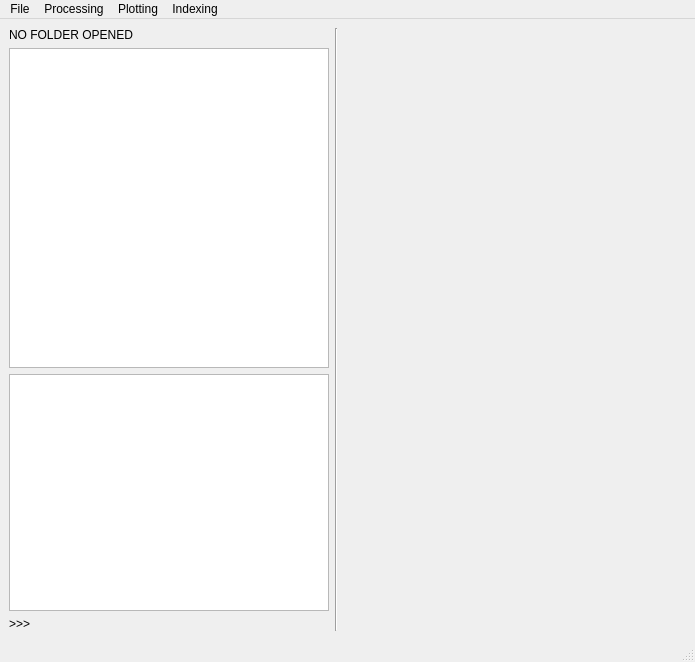
<?xml version="1.0" encoding="UTF-8"?>
<ui version="4.0">
 <class>MainWindow</class>
 <widget class="QMainWindow" name="MainWindow">
  <property name="geometry">
   <rect>
    <x>0</x>
    <y>0</y>
    <width>695</width>
    <height>662</height>
   </rect>
  </property>
  <property name="windowTitle">
   <string>EBSD-GUI</string>
  </property>
  <property name="layoutDirection">
   <enum>Qt::LeftToRight</enum>
  </property>
  <property name="autoFillBackground">
   <bool>false</bool>
  </property>
  <widget class="QWidget" name="centralwidget">
   <layout class="QGridLayout" name="gridLayout">
    <item row="0" column="0">
     <layout class="QVBoxLayout" name="verticalLayout" stretch="2">
      <item>
       <layout class="QHBoxLayout" name="topLayout" stretch="1,0,2">
        <item>
         <layout class="QVBoxLayout" name="systemViewerLayout" stretch="0,0,0,0">
          <item>
           <widget class="QLabel" name="folderLabel">
            <property name="sizePolicy">
             <sizepolicy hsizetype="MinimumExpanding" vsizetype="Preferred">
              <horstretch>0</horstretch>
              <verstretch>0</verstretch>
             </sizepolicy>
            </property>
            <property name="text">
             <string>NO FOLDER OPENED</string>
            </property>
           </widget>
          </item>
          <item>
           <widget class="QTreeView" name="systemViewer">
            <property name="sizePolicy">
             <sizepolicy hsizetype="Expanding" vsizetype="Expanding">
              <horstretch>0</horstretch>
              <verstretch>0</verstretch>
             </sizepolicy>
            </property>
            <property name="minimumSize">
             <size>
              <width>320</width>
              <height>320</height>
             </size>
            </property>
            <property name="mouseTracking">
             <bool>false</bool>
            </property>
            <property name="tabletTracking">
             <bool>true</bool>
            </property>
            <property name="styleSheet">
             <string notr="true"/>
            </property>
            <property name="editTriggers">
             <set>QAbstractItemView::AnyKeyPressed|QAbstractItemView::CurrentChanged|QAbstractItemView::DoubleClicked|QAbstractItemView::SelectedClicked</set>
            </property>
            <property name="tabKeyNavigation">
             <bool>true</bool>
            </property>
            <property name="dragEnabled">
             <bool>false</bool>
            </property>
            <property name="dragDropOverwriteMode">
             <bool>false</bool>
            </property>
            <property name="alternatingRowColors">
             <bool>false</bool>
            </property>
            <property name="animated">
             <bool>true</bool>
            </property>
            <attribute name="headerStretchLastSection">
             <bool>true</bool>
            </attribute>
           </widget>
          </item>
          <item>
           <widget class="QPlainTextEdit" name="consoleLog">
            <property name="sizePolicy">
             <sizepolicy hsizetype="MinimumExpanding" vsizetype="MinimumExpanding">
              <horstretch>0</horstretch>
              <verstretch>0</verstretch>
             </sizepolicy>
            </property>
           </widget>
          </item>
          <item>
           <layout class="QHBoxLayout" name="inputLayout">
            <item>
             <widget class="QLabel" name="consolePrompt">
              <property name="text">
               <string>&gt;&gt;&gt;</string>
              </property>
             </widget>
            </item>
           </layout>
          </item>
         </layout>
        </item>
        <item>
         <widget class="Line" name="line_2">
          <property name="orientation">
           <enum>Qt::Vertical</enum>
          </property>
         </widget>
        </item>
        <item>
         <widget class="MplWidget" name="MplWidget" native="true">
          <property name="sizePolicy">
           <sizepolicy hsizetype="Expanding" vsizetype="Expanding">
            <horstretch>0</horstretch>
            <verstretch>0</verstretch>
           </sizepolicy>
          </property>
          <property name="minimumSize">
           <size>
            <width>320</width>
            <height>320</height>
           </size>
          </property>
          <property name="styleSheet">
           <string notr="true">background-color: transparent</string>
          </property>
         </widget>
        </item>
       </layout>
      </item>
     </layout>
    </item>
   </layout>
  </widget>
  <widget class="QMenuBar" name="menubar">
   <property name="geometry">
    <rect>
     <x>0</x>
     <y>0</y>
     <width>695</width>
     <height>22</height>
    </rect>
   </property>
   <widget class="QMenu" name="menuFile">
    <property name="title">
     <string>File</string>
    </property>
    <addaction name="actionOpen_Workfolder"/>
   </widget>
   <widget class="QMenu" name="menuProcessing">
    <property name="title">
     <string>Processing</string>
    </property>
    <addaction name="actionProcessingMenu"/>
    <addaction name="actionROI"/>
    <addaction name="actionPattern_Center"/>
   </widget>
   <widget class="QMenu" name="menuPlot">
    <property name="title">
     <string>Plotting</string>
    </property>
    <addaction name="actionSignalNavigation"/>
   </widget>
   <widget class="QMenu" name="menuDictionary_indexing">
    <property name="title">
     <string>Indexing</string>
    </property>
    <addaction name="actionDictionary_indexing"/>
    <addaction name="actionHough_indexing"/>
   </widget>
   <addaction name="menuFile"/>
   <addaction name="menuProcessing"/>
   <addaction name="menuPlot"/>
   <addaction name="menuDictionary_indexing"/>
  </widget>
  <widget class="QStatusBar" name="statusbar"/>
  <action name="actionOpen_Workfolder">
   <property name="text">
    <string>Open Workfolder...</string>
   </property>
   <property name="statusTip">
    <string comment="LOL">Select a folder containing patterns</string>
   </property>
  </action>
  <action name="actionProcessingMenu">
   <property name="text">
    <string>N/S improvement</string>
   </property>
   <property name="statusTip">
    <string>Perform processing on a pattern</string>
   </property>
  </action>
  <action name="actionSignalNavigation">
   <property name="text">
    <string>Signal navigation</string>
   </property>
  </action>
  <action name="actionDictionary_indexing">
   <property name="text">
    <string>Dictionary indexing</string>
   </property>
  </action>
  <action name="actionPattern_Center">
   <property name="text">
    <string>Pattern center</string>
   </property>
  </action>
  <action name="actionROI">
   <property name="text">
    <string>ROI</string>
   </property>
  </action>
  <action name="actionHough_indexing">
   <property name="text">
    <string>Hough indexing</string>
   </property>
  </action>
 </widget>
 <customwidgets>
  <customwidget>
   <class>MplWidget</class>
   <extends>QWidget</extends>
   <header>mplwidget.h</header>
   <container>1</container>
  </customwidget>
 </customwidgets>
 <resources/>
 <connections/>
</ui>
